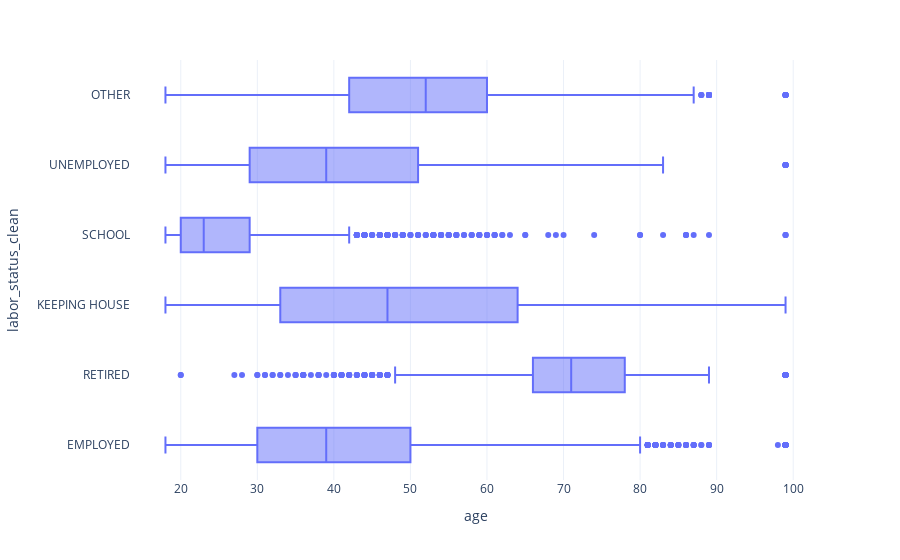

Notebook code cell kept with this figure:
### Code cell
fig = px.box(df,
                x='age',
                y='labor_status_clean',
                template='plotly_white')
fig.show()

### Figure 1 — Plotly figure (JSON) as saved in the notebook; plotly's stock layout.template omitted (floating-point values rounded to 4 significant figures; data arrays with more than 128 entries replaced by an {"elided": "..."} marker saying what was removed)
{"data": [{"alignmentgroup": "True", "hovertemplate": "age=%{x}<br>labor_status_clean=%{y}<extra></extra>", "legendgroup": "", "marker": {"color": "#636efa"}, "name": "", "notched": false, "offsetgroup": "", "orientation": "h", "showlegend": false, "type": "box", "x": {"elided": "59599 int values"}, "x0": " ", "xaxis": "x", "y": {"elided": "59599 str values"}, "y0": " ", "yaxis": "y"}], "layout": {"autosize": true, "boxmode": "group", "legend": {"tracegroupgap": 0}, "margin": {"t": 60}, "xaxis": {"anchor": "y", "autorange": true, "domain": [0, 1], "range": [13.5, 103.5], "title": {"text": "age"}, "type": "linear"}, "yaxis": {"anchor": "x", "autorange": true, "domain": [0, 1], "range": [-0.5, 5.5], "title": {"text": "labor_status_clean"}, "type": "category"}}}
